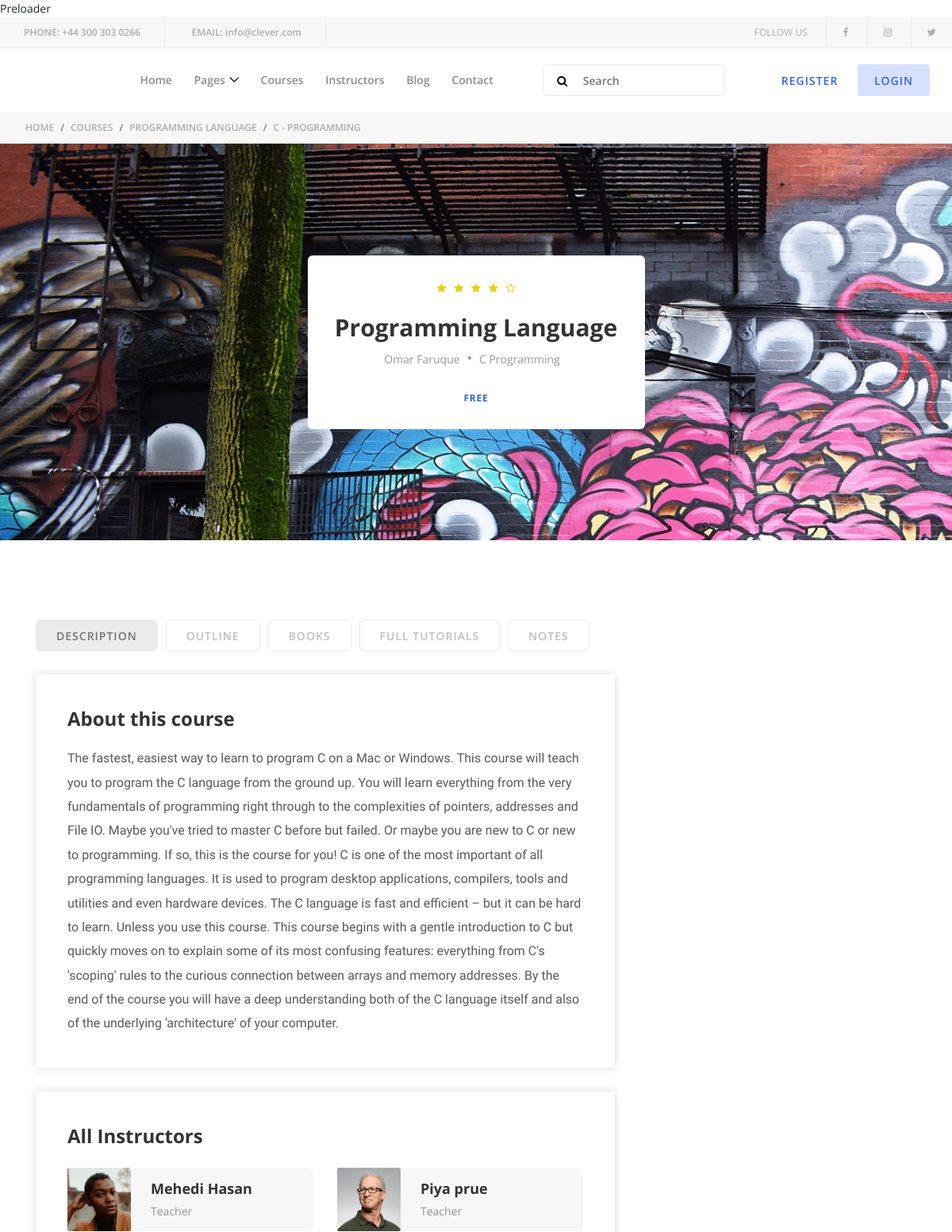
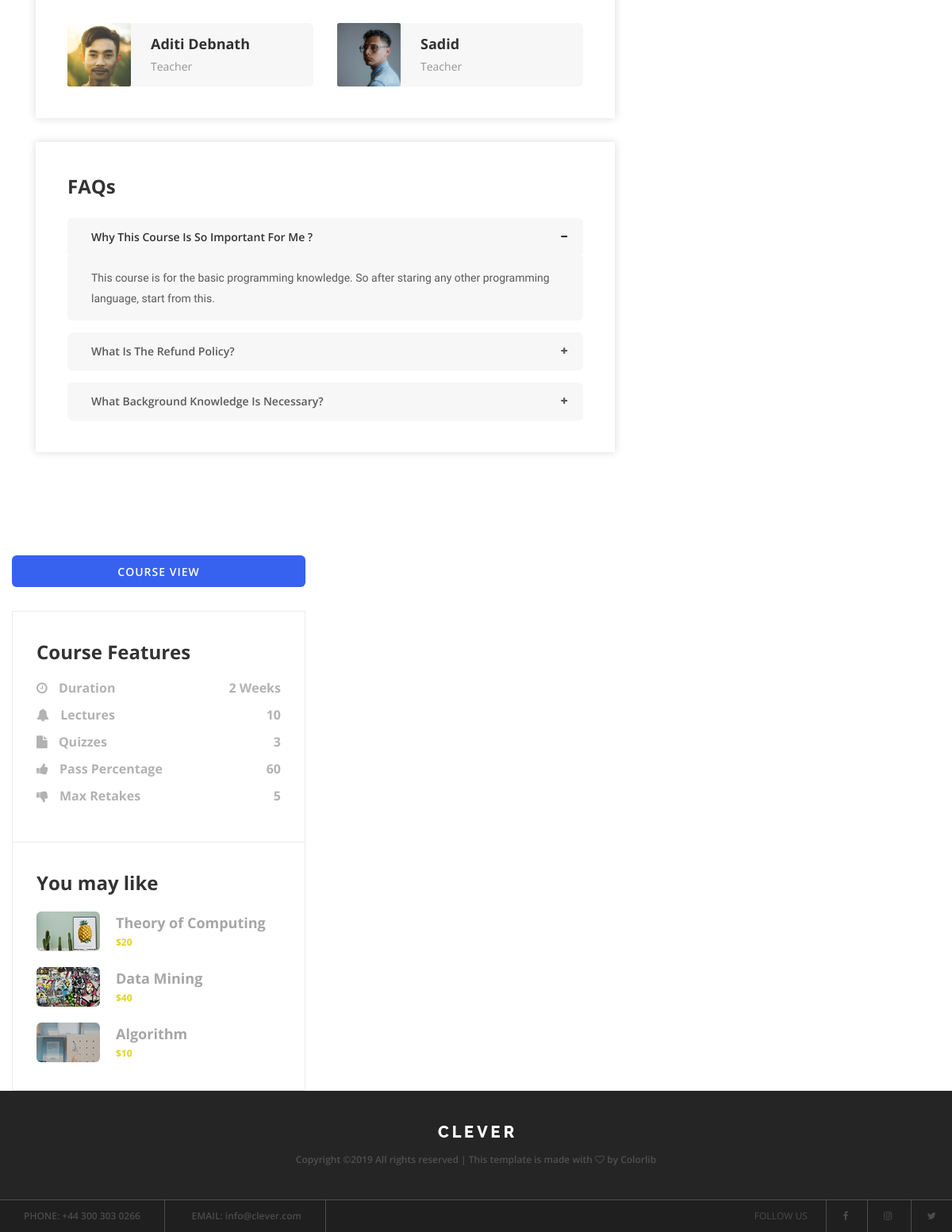
The page /single-course.php on the database its author committed (2 pictures, top to bottom).
### tables this page shows
CREATE TABLE `single_course` (
  `course_id` int(10) NOT NULL,
  `course_title` varchar(100) NOT NULL,
  `course_description` varchar(5000) NOT NULL,
  `course_pdf_link` varchar(500) NOT NULL,
  `course_book_description` varchar(5000) NOT NULL
);

### single-course.php (the view, shortened to what the rows shown need)
<?php
    include('connection.php');
    $session_data = 'piya@gmail.com';
    if($session_data == ""){
        header("Location:index.php");
    }
    else{
        $course_query="SELECT * FROM single_course WHERE course_id=1";
        $course_result=mysqli_query($conn,$course_query);
        if(mysqli_num_rows($course_result) > 0){
            $row = mysqli_fetch_assoc($course_result);
            $course_title = $row['course_title'];
            $course_description = $row['course_description'];
        }
    }
?>
<!DOCTYPE html>
<html lang="en">
<head>
  <link rel="stylesheet" href="https://maxcdn.bootstrapcdn.com/bootstrap/4.3.1/css/bootstrap.min.css">
    <link rel="stylesheet" href="style.css">
</head>
<body>
    <div class="single-course-intro d-flex align-items-center justify-content-center" style="background-image: url(img/bg-img/bg3.jpg);">
        <div class="single-course-intro-content text-center">
            <div class="meta d-flex align-items-center justify-content-center">
                <a href="#">Omar Faruque</a>
                <span><i class="fa fa-circle" aria-hidden="true"></i></span>
                <a href="#"><?php echo $course_title ?></a>
            </div>
        </div>
    </div>
    <div class="single-course-content section-padding-100">
        <div class="container">
            <div class="row">
                <div class="col-12 col-lg-8">
                    <div class="course--content">
                        <div class="clever-tabs-content">
                            <div class="tab-content" id="myTabContent">
                                <div class="tab-pane fade show active" id="tab1" role="tabpanel" aria-labelledby="tab--1">
                                    <div class="clever-description">
                                        <div class="about-course mb-30">
                                            <h4>About this course</h4>
                                            <p><?php echo $course_description?></p>
                                        </div>
                                    </div>
                                </div>
                                        </div>
                                    </div>
                                </div>
                            </div>
                        </div>
                    </div>
                </div>
</body>
</html>

### rows shown on the page
single_course: course_title "C Programming", course_description "The fastest, easiest way to learn to program C on a Mac or Windows. This course will teach you to program the C language from the ground up. You will learn everything from the very fundamentals of programming right through to the complexities of pointers, addresses and File IO. Maybe you've tried to master C before but failed. Or maybe you are new to C or new to programming. If so, this is the course for you! C is one of the most important of all programming languages. It is used to program desktop applications, compilers, tools and utilities and even hardware devices. The C language is fast and efficient – but it can be hard to learn. Unless you use this course. This course begins with a…"
